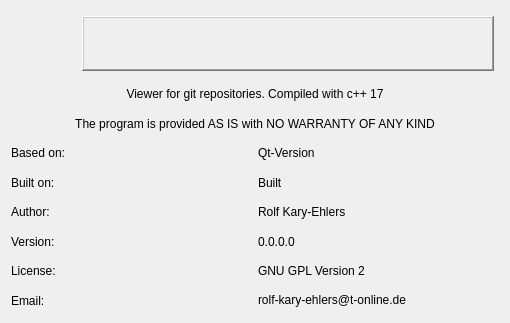
<?xml version="1.0" encoding="UTF-8"?>
<ui version="4.0">
 <class>AboutDlg</class>
 <widget class="QDialog" name="AboutDlg">
  <property name="geometry">
   <rect>
    <x>0</x>
    <y>0</y>
    <width>510</width>
    <height>323</height>
   </rect>
  </property>
  <property name="windowTitle">
   <string>Dialog</string>
  </property>
  <layout class="QGridLayout" name="gridLayout">
   <item row="7" column="1">
    <widget class="QLabel" name="textBuildDate">
     <property name="text">
      <string>Built</string>
     </property>
    </widget>
   </item>
   <item row="7" column="0">
    <widget class="QLabel" name="labelBuildDate">
     <property name="text">
      <string>Built on:</string>
     </property>
    </widget>
   </item>
   <item row="10" column="0">
    <widget class="QLabel" name="labelLicense">
     <property name="text">
      <string>License:</string>
     </property>
    </widget>
   </item>
   <item row="10" column="1">
    <widget class="QLabel" name="textLicense">
     <property name="text">
      <string>GNU GPL Version 2</string>
     </property>
    </widget>
   </item>
   <item row="3" column="0" colspan="2">
    <widget class="QLabel" name="textDescription">
     <property name="text">
      <string>Viewer for git repositories. Compiled with c++ 17</string>
     </property>
     <property name="alignment">
      <set>Qt::AlignCenter</set>
     </property>
     <property name="wordWrap">
      <bool>true</bool>
     </property>
    </widget>
   </item>
   <item row="11" column="0">
    <widget class="QLabel" name="labelEmail">
     <property name="text">
      <string>Email:</string>
     </property>
    </widget>
   </item>
   <item row="9" column="0">
    <widget class="QLabel" name="labelVersion">
     <property name="text">
      <string>Version:</string>
     </property>
    </widget>
   </item>
   <item row="6" column="1">
    <widget class="QLabel" name="textBased_on">
     <property name="text">
      <string>Qt-Version </string>
     </property>
    </widget>
   </item>
   <item row="6" column="0">
    <widget class="QLabel" name="labelBased_on">
     <property name="text">
      <string>Based on:</string>
     </property>
    </widget>
   </item>
   <item row="9" column="1">
    <widget class="QLabel" name="textVersion">
     <property name="text">
      <string>0.0.0.0</string>
     </property>
    </widget>
   </item>
   <item row="8" column="0">
    <widget class="QLabel" name="labelAuthor">
     <property name="text">
      <string>Author:</string>
     </property>
    </widget>
   </item>
   <item row="11" column="1">
    <widget class="QLabel" name="textEmail">
     <property name="text">
      <string>rolf-kary-ehlers@t-online.de</string>
     </property>
     <property name="openExternalLinks">
      <bool>true</bool>
     </property>
     <property name="textInteractionFlags">
      <set>Qt::LinksAccessibleByKeyboard|Qt::LinksAccessibleByMouse|Qt::TextBrowserInteraction|Qt::TextSelectableByKeyboard|Qt::TextSelectableByMouse</set>
     </property>
    </widget>
   </item>
   <item row="8" column="1">
    <widget class="QLabel" name="textAuthor">
     <property name="text">
      <string>Rolf Kary-Ehlers</string>
     </property>
    </widget>
   </item>
   <item row="4" column="0" colspan="2">
    <widget class="QLabel" name="textWarranty">
     <property name="text">
      <string>The program is provided AS IS with NO WARRANTY OF ANY KIND</string>
     </property>
     <property name="alignment">
      <set>Qt::AlignCenter</set>
     </property>
    </widget>
   </item>
   <item row="1" column="0" colspan="2">
    <layout class="QHBoxLayout" name="horizontalLayout" stretch="0,0">
     <property name="leftMargin">
      <number>5</number>
     </property>
     <property name="topMargin">
      <number>5</number>
     </property>
     <property name="rightMargin">
      <number>5</number>
     </property>
     <property name="bottomMargin">
      <number>5</number>
     </property>
     <item>
      <widget class="QPushButton" name="pushButton">
       <property name="maximumSize">
        <size>
         <width>60</width>
         <height>70</height>
        </size>
       </property>
       <property name="text">
        <string/>
       </property>
       <property name="icon">
        <iconset resource="resource.qrc">
         <normaloff>:/resource/logo@2x.png</normaloff>:/resource/logo@2x.png</iconset>
       </property>
       <property name="iconSize">
        <size>
         <width>36</width>
         <height>36</height>
        </size>
       </property>
       <property name="checkable">
        <bool>false</bool>
       </property>
       <property name="checked">
        <bool>false</bool>
       </property>
       <property name="default">
        <bool>false</bool>
       </property>
       <property name="flat">
        <bool>true</bool>
       </property>
      </widget>
     </item>
     <item>
      <widget class="QLabel" name="labelTitle">
       <property name="minimumSize">
        <size>
         <width>0</width>
         <height>55</height>
        </size>
       </property>
       <property name="font">
        <font>
         <family>Comic Sans MS</family>
         <pointsize>18</pointsize>
         <italic>true</italic>
         <bold>true</bold>
        </font>
       </property>
       <property name="frameShape">
        <enum>QFrame::WinPanel</enum>
       </property>
       <property name="frameShadow">
        <enum>QFrame::Raised</enum>
       </property>
       <property name="text">
        <string/>
       </property>
       <property name="alignment">
        <set>Qt::AlignCenter</set>
       </property>
      </widget>
     </item>
    </layout>
   </item>
  </layout>
 </widget>
 <resources>
  <include location="resource.qrc"/>
 </resources>
 <connections/>
</ui>
